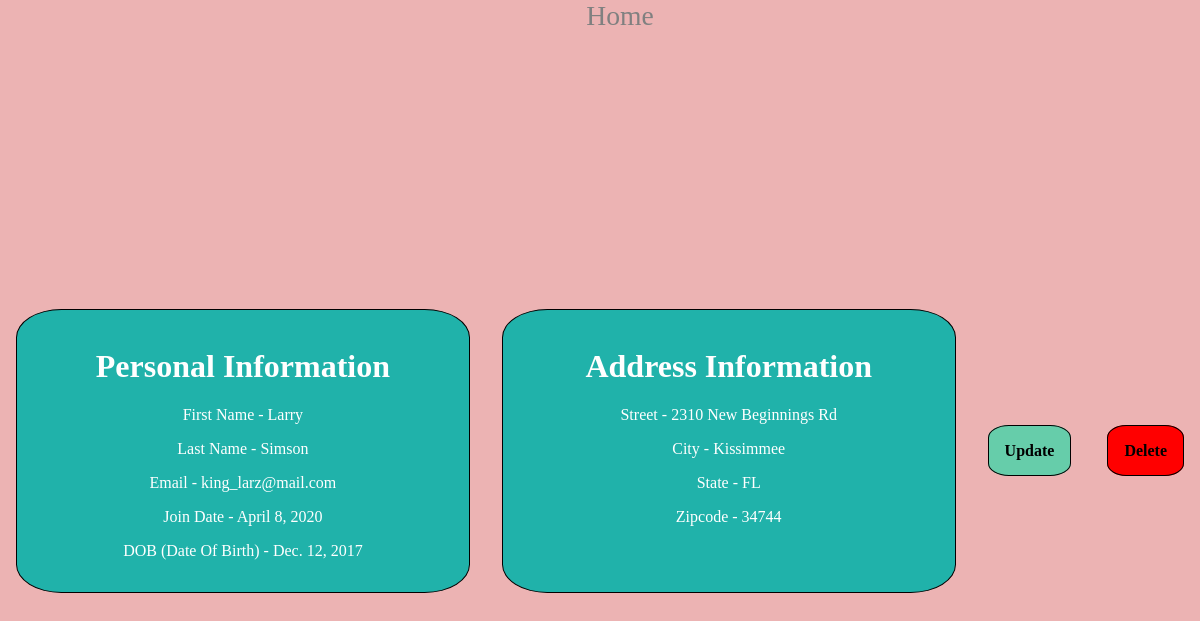
Page /43/ (signed in) on the committed database.
### entry/models.py (models this page shows, shortened)
class Entry(models.Model):
    user = models.ForeignKey(User, on_delete=models.CASCADE, related_name='entries')
    male = 'male'
    female = 'female'
    GENDER_CHOICES = [
        (male, 'male'),
        (female, 'female')
    ]
    FLORIDA = 'FL'
    COLORADO = 'CO'
    ARIZONA = 'AZ'
    STATE_CHOICES = [
        (FLORIDA, 'Florida'),
        (COLORADO, 'Colorado'),
        (ARIZONA, 'Arizona')
    ]
    first_name = models.CharField(max_length=20)
    last_name = models.CharField(max_length=20)
    email = models.EmailField()
    join_date = models.DateField(auto_now_add=True)
    gender = models.CharField(max_length = 10, choices=GENDER_CHOICES)
    D_O_B = models.DateField()
    street = models.CharField(max_length=30)
    city = models.CharField(max_length=25)
    state = models.CharField(max_length=2, choices=STATE_CHOICES)
    zipcode = models.PositiveIntegerField()

### entry/views.py (the view)
# urls.py: path('<int:id>/', login_required(EntryDetailView.as_view()), name='entry-detail'),
class EntryDetailView(DetailView):
    template_name = 'entries/entry_detail.html'
    def get_object(self):
        id_ = self.kwargs.get("id")
        return get_object_or_404(Entry, id=id_)

### entry/templates/entries/entry_detail.html (shortened to what this page needs)
{% extends 'base.html' %}
{% block content %}
<div class="container">
    <div class="flex-item">
        <h1>Personal Information</h1>
        <p>First Name - {{object.first_name}}</p>
        <p>Last Name - {{object.last_name}}</p>
        <p>Email - {{object.email}}</p>
        <p>Join Date - {{object.join_date}}</p>
        <p>DOB (Date Of Birth) - {{object.D_O_B}}</p>
    </div>
    <div class="flex-item">
        <h1>Address Information</h1>
        <p>Street - {{object.street}}</p>
        <p>City - {{object.city}}</p>
        <p>State - {{object.state}}</p>
        <p>Zipcode - {{object.zipcode}}</p>
    </div>
    <div>
        <a href="{% url 'entry:entry-update' object.id %}" class='update'>Update</a>
        <a href="{%url 'entry:entry-delete' object.id%}" class='delete'>Delete</a>
    </div>
</div>
{% endblock %}

### static/CSS/main.css (style rules this page uses)
html, body { height: 100%; }
body { margin:0; background-color: rgb(236, 179, 179); }
.container { display: flex; justify-content: center; align-content: center; height: 100%; align-items: center; }
p { text-align: center; font-size: 1em; }
.flex-item { color: white; padding:1em; margin:1em; flex:1; border: 1px solid black; background-color: lightseagreen; border-radius: 10%; text-align: center; }
a { text-decoration: none; padding:1em; margin: 1em; color:blue; }
a.delete { color:black; width:200px; height:100px; font-weight: bold; background-color: red; border: 1px solid black; border-radius: 25%; align-self: flex-end; }
a.update { color:black; width:200px; height:100px; font-weight: bold; background-color: mediumaquamarine; border: 1px solid black; border-radius: 25%; }

### rows in the picture
Entry: first_name "Larry", last_name "Simson", email "king_larz@mail.com", join_date "April 8, 2020", D_O_B "Dec. 12, 2017", street "2310 New Beginnings Rd", city "Kissimmee", state "FL", zipcode "34744"
